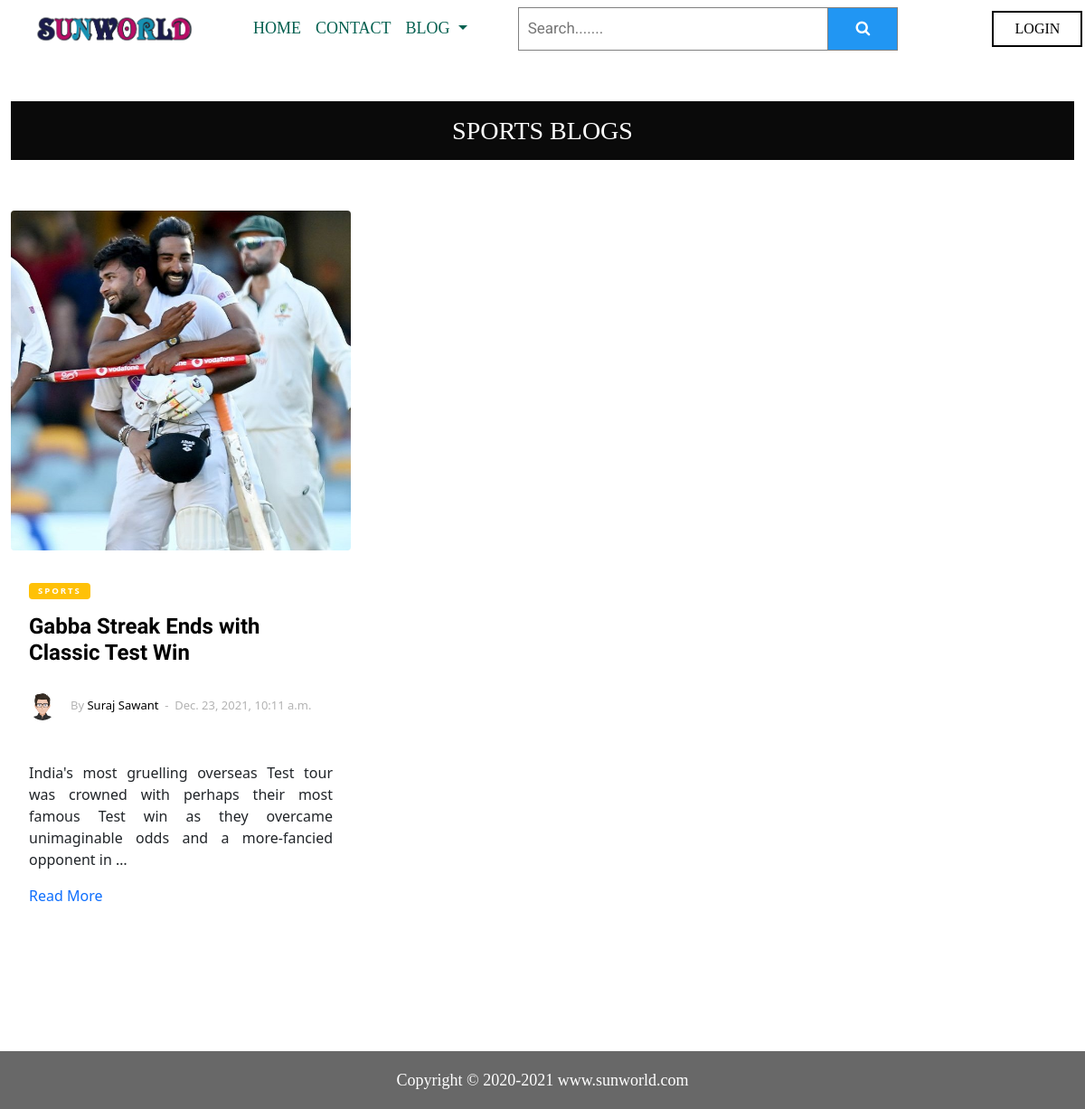
The app's page /sports/ with its own data.
### blogapp/models.py (models this page shows, shortened)
class Post(models.Model):
    STATUS_CHOICES = (('draft','Draft'),('published','Published'))
    BLOG_CATEGORY_CHOICES = (('general','General'),('tech','Tech'),('food','Food'),('travel','Travel'),('sports','Sports'))
    TRENDING_CHOICES = (('trending', 'Trending'),('normal','Normal'))
    blog_category = models.CharField(max_length=50, choices=BLOG_CATEGORY_CHOICES, default='general')
    title = models.CharField(max_length=250)
    slug = models.SlugField(max_length=250, unique_for_date='publish')
    author = models.ForeignKey(User, on_delete=models.CASCADE, related_name='blog_posts')
    body = models.TextField()
    trending = models.CharField(max_length=50, choices=TRENDING_CHOICES, default='normal')
    publish = models.DateTimeField(default=timezone.now)
    created = models.DateTimeField(auto_now_add=True)
    updated = models.DateTimeField(auto_now=True)
    status = models.CharField(max_length=10, choices=STATUS_CHOICES, default='draft')
    image = models.ImageField()
    objects = models.Manager() # The default manager.
    published = PublishedManager() # Our custom manager.
    class Meta:
        ordering=('-publish',)
    def get_absolute_url(self):
        return reverse('blogapp:post_detail',
                       args=[self.publish.year,
                             self.publish.month,
                             self.publish.day,
                             self.slug])
    def fullname(self):
        return f'{self.author.first_name} {self.author.last_name}'

### blogapp/views.py (the view)
# urls.py: path('sports/',views.SportsListView.as_view(), name='sports'),
class SportsListView(ListView):
    queryset = Post.objects.all().filter(blog_category__icontains='Sports')
    context_object_name = 'posts'
    paginate_by = 6
    template_name = 'blog/post/sports.html'

### blogapp/templates/blog/post/sports.html (shortened to what this page needs)
{% extends "blog/base.html" %}
{% load static %}
{% block content %}
<div class="main-body">
<div class="site-section py-4">
  <div class="container">
    <div class="row-mb-5">
      <div class="col-12 my-4 pb-4">
        <h3 class='text-center py-3 inner-text'>Sports Blogs</h3>
      </div>
      <div class="row">
        {% for post in posts %}
        <div class="col-lg-4 mb-4">
          <div class="entry2">
            <a href="{{ post.get_absolute_url }}"><img src="{{ post.image.url }}" alt="Image" class="img-fluid rounded"
                data-pagespee></a>
            <div class="excerpt">
              <span class="post-category text-white bg-warning mb-3">{{ post.blog_category }}</span>
              <h2><a href="{{ post.get_absolute_url }}">{{ post.title }}</a></h2>
              <div class="post-meta align-items-center text-left clearfix">
                <figure class="author-figure mb-0 mr-3 float-left"><img src="{% static 'images/default.png' %}" alt="Image"
                    class="img-fluid"></figure>
                <span class="d-inline-block mt-1">By <a href="#"> {{ post.fullname }}</a></span>
                <span>&nbsp;-&nbsp; {{ post.publish }}</span>
              </div>
              <p>{{ post.body|safe|truncatewords:25|linebreaks }}</p>
              <p><a href="{{ post.get_absolute_url }}">Read More</a></p>
            </div>
          </div>
        </div>
        {% endfor %}
      </div>
    </div>
  </div>
</div>
</div>
{% endblock content %}

### static/css/blog.css (style rules this page uses)
a { color:#00abff; text-decoration:none; }
h2, .h2 { font-size: 50px; }
a, a:hover, a:focus { text-decoration: none; }
a { text-decoration: none!important; }
h1, h2, h3, h4, h5, h6 { color: #000000; font-family: "hanskendrick"; font-weight: 600; line-height: 1.2; }
h2 { font-family: 'Farro', sans-serif; }
p { text-align: justify; }
.text-center { text-align: center!important; }
.align-items-center { align-items: center!important; }
.entry2 img { margin-bottom: 30px; }
.img-fluid { max-width: 100%; height: auto; }
.site-section { padding: 5em 0; }
.entry2 .excerpt { padding-left: 20px; padding-right: 20px; }
.post-category { display: inline-block; padding: 2px 10px; border-radius: 4px; letter-spacing: .2em; font-weight: 700; font-size: .6rem; text-transform: uppercase; }
.entry2 h2 { font-size: 24px; margin-bottom: 30px; font-weight: 700; }
.entry2 h2 a { color: #000; }
.entry2 .post-meta { color: #b3b3b3; font-size: 13px; width: 100%; display: block; }
.mr-3 { margin-right: 1rem!important; }
.mb-0 { margin-bottom: 0!important; }
.float-left { float: left!important; }
figure { margin: 0 0 1rem; }
.entry2 .post-meta .author-figure img { width: 30px; border-radius: 50%; }
.d-inline-block { display: inline-block!important; }
.entry2 .post-meta a { color: #000; }
.inner-text { text-transform: uppercase; background-color: #0a0a0a; padding-top: 27px; margin-top: 0px; color: white; }
.container { max-width: 1200px!important; }
img { vertical-align: middle; border-style: none; }

### records on screen
Post: image (picture), blog_category "SPORTS", title "Gabba Streak Ends with Classic Test Win", fullname "Suraj Sawant", publish "Dec. 23, 2021, 10:11 a.m.", body "India's most gruelling overseas Test tour was crowned with perhaps their most famous Test win as they overcame unimaginable odds and a more-fancied opponent in …"
